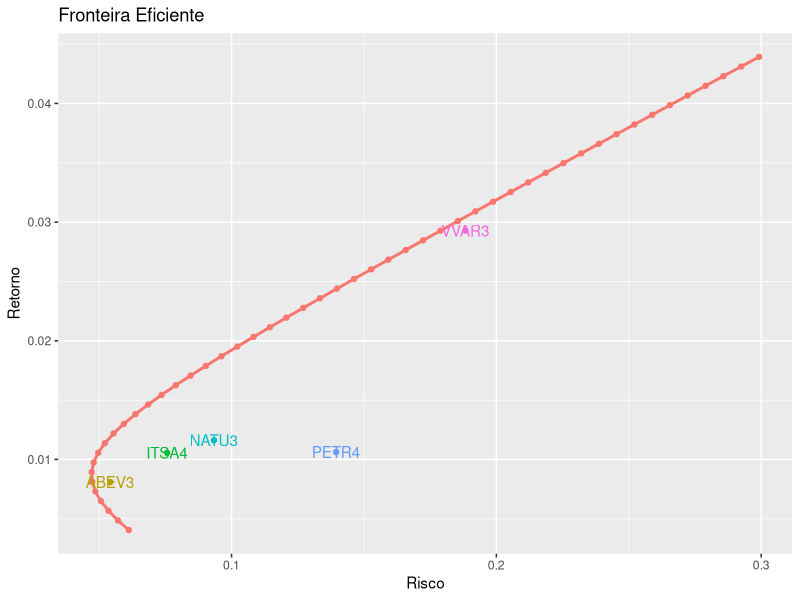

Generate this figure with R:
## ---- chunk 1
knitr::opts_chunk$set(echo = TRUE)
## ---- chunk 2

get_preco_fechamento <- function(x){
  ## Obtem preço de fechamento
  
  x[, base::grepl(pattern = '\\.Close$', x = dimnames(x)[[2]])]
}

list_to_xts <- function(list_xts){
  ## Transforma uma lista de objetos xts em um objeto xts
  
  nomes <- names(list_xts)
  res <- do.call(cbind.xts, list_xts)
  dimnames(res)[[2]] <- nomes
  
  return(res)
}


## ---- chunk 3

library(ggplot2)
library(magrittr)
library(quantmod)
library(xts)
library(tseries)


dados <- read.csv2('dados/retornos-mensais.csv')

carteira  <- dados[,-1]
carteira <- as.matrix(carteira)
carteira <- na.omit(carteira)

rm(dados)
## ---- chunk 4
# Estimando retorno esperados
retornos_esperados <- apply(carteira, MARGIN = 2, mean)
retornos_esperados

## ---- chunk 5

carteira_otima <- function(ativos, retorno_esperado, shorts = FALSE){
  ## Calcula carteira ótima
  
  s <- tseries::portfolio.optim(
    x = ativos,
    pm = retorno_esperado,
    shorts = shorts
  )
  
  res <- list(
    pesos = s[['pw']],
    retorno = s[['pm']],
    risco = s[['ps']]
  )
  
  return(res)
}

get_retorno <- function(res){
  ## Obtém o retorno da carteira ótima
  
  sapply(res, `[[`, i = 'retorno')
}

get_risco <- function(res){
  ## Obtém o risco da carteira ótima
  
  sapply(res, `[[`, i = 'risco')
}

## ---- chunk 6

retornos_esperados <- apply(carteira, MARGIN = 2, mean)
riscos <- apply(carteira, MARGIN = 2, sd)

ativos <- data.frame(
  acao = names(retornos_esperados),
  risco = riscos,
  retorno = retornos_esperados,
  row.names = NULL
)

ativos

retorno_min <- 0.5*min(retornos_esperados)
retorno_max <- 1.5*max(retornos_esperados)

retornos_seq <- seq(retorno_min, retorno_max, length.out = 50)

retornos_seq

## ---- chunk 7

fronteira <- lapply(
  X = retornos_seq,
  FUN = carteira_otima,
  ativos = carteira,
  shorts = TRUE
)

dados_plot <- data.frame(
  retorno = get_retorno(fronteira),
  risco = get_risco(fronteira)
)

dados_plot %>% 
  ggplot(aes(x = retorno, y = risco, color = '#E7B800'))+
  geom_point()+
  geom_line(size = 1)+
  geom_point(data = ativos, aes(x = retorno, y = risco, color = acao))+
  geom_text(data = ativos, aes(x = retorno, y = risco, label = acao, color = acao))+
  coord_flip()+
  labs(
    x = 'Retorno',
    y = 'Risco',
    title = 'Fronteira Eficiente',
    color = ''
  )+
  theme(legend.position = 'none')


